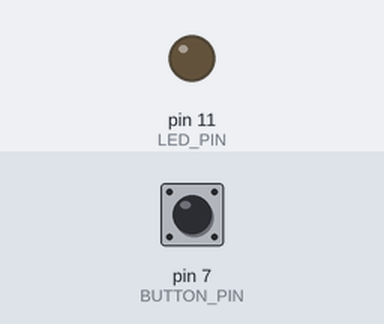
Simulated run of this program. Board: Raspberry Pi (header pin numbers). Parts: output pins drawn as LEDs (lit = HIGH). The test bench sets the inputs (shaded band); at power-on: pin 7 (BUTTON_PIN) LOW. What the program prints to the terminal is not drawn.

Above: at 1.2 s.
1.3 s: pin 7 (BUTTON_PIN) pulled HIGH for 0.15 s
At 1.37 s:
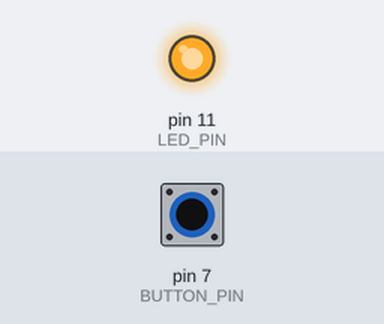
2.9 s: pin 7 (BUTTON_PIN) pulled HIGH for 3.2 s
At 6.8 s:
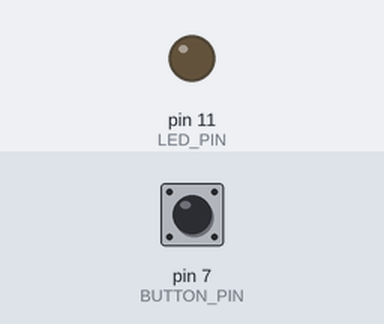
Timing chart, 0 to 8.3 s (numbered marks = the images above; inputs shaded):
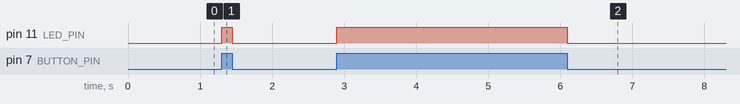

The program:

ClassEx.py
```python
import RPi.GPIO as GPIO
from time import sleep

GPIO.setmode(GPIO.BOARD)

BUTTON_PIN = 7
LED_PIN = 11

GPIO.setwarnings(False)

GPIO.setup(BUTTON_PIN, GPIO.IN, pull_up_down = GPIO.PUD_DOWN)
GPIO.setup(LED_PIN, GPIO.OUT)
GPIO.output(LED_PIN, GPIO.LOW)

while(True):

    readValue = GPIO.input(BUTTON_PIN)
    print(readValue)


    if(readValue is 1):
        GPIO.output(LED_PIN, GPIO.HIGH)
    else:
        GPIO.output(LED_PIN, GPIO.LOW)
    
```

Measured:
- after the input at 1.3 s, pin 11 (LED_PIN): LOW → HIGH at once, → LOW 0.15 s later
- after the input at 2.9 s, pin 11 (LED_PIN): LOW → HIGH at once, → LOW 3.2 s later
